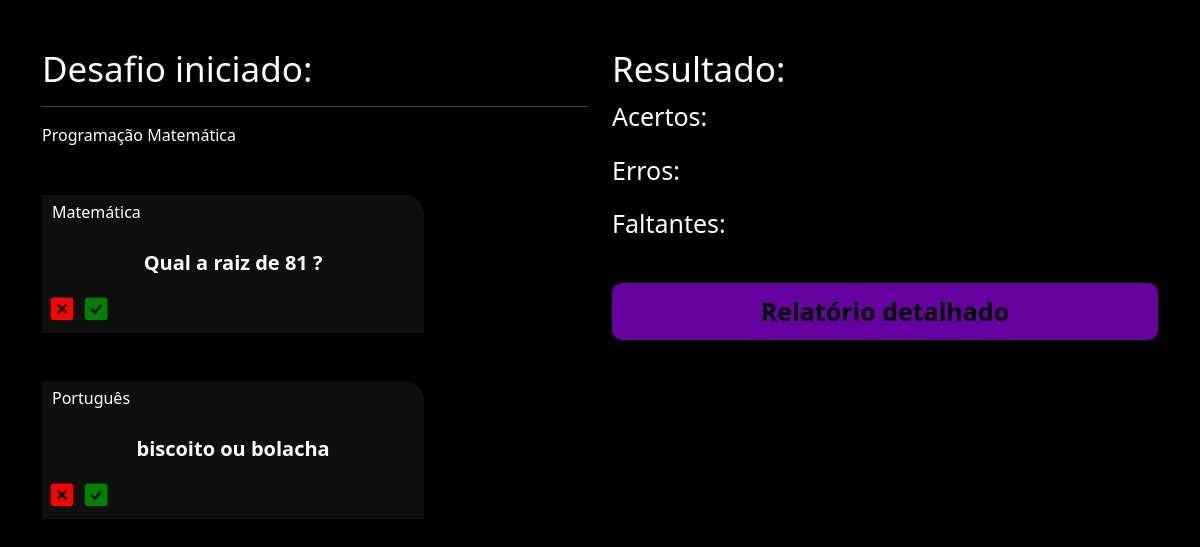
The app's page /flashcard/desafio/10 with its own data.
### flashcard/models.py (models this page shows, shortened)
class FlashcardDesafio(models.Model):
    flashcard = models.ForeignKey(Flashcard, on_delete=models.DO_NOTHING)
    respondido = models.BooleanField(default=True)
    acertou = models.BooleanField(default=False)

class Flashcard(models.Model):
    DIFICULDADE_CHOICES = (('D', 'Difícil'), ('M', 'Médio'), ('F', 'Fácil'))
    user = models.ForeignKey(User, on_delete=models.DO_NOTHING)
    pergunta = models.CharField(max_length=200)
    resposta = models.TextField()
    categoria = models.ForeignKey(Categoria, on_delete=models.DO_NOTHING)
    dificuldade = models.CharField(max_length=1, choices=DIFICULDADE_CHOICES)

class Categoria(models.Model):
    nome = models.CharField(max_length=25)
    def __str__(self):
        return self.nome

### flashcard/views.py (the view)
# urls.py: path('desafio/<int:id>', views.desafio, name='desafio')
def desafio(req, id):
    desafio = Desafio.objects.get(id=id)
    if req.method=="GET":
        return render(
            req,
            'desafio.html',
            {
                'desafio': desafio
            }
        )

### flashcard/templates/desafio.html (shortened to what this page needs)
{% extends "base.html" %} {% load static %} {% block 'header' %}
<link href="{% static 'usuarios/css/cadastro.css' %}" rel="stylesheet" />
<link href="{% static 'flashcard/css/novo_flashcard.css' %}" rel="stylesheet" />
<link
  href="{% static 'flashcard/css/iniciar_desafio.css' %}"
  rel="stylesheet"
/>
<link href="{% static 'flashcard/css/desafio.css' %}" rel="stylesheet" />
<link
  href="https://unpkg.com/boxicons@2.1.4/css/boxicons.min.css"
  rel="stylesheet"
/>
{% endblock 'header' %} {% block 'conteudo' %}
<div class="container">
  <br />
  <br />
  <div class="row">
    <div class="col-md">
      <h3 class="fonte-secundaria">Desafio iniciado:</h3>
      <hr />
      <span class="badge-categoria">Programação</span>
      <span class="badge-categoria">Matemática</span>
      <br />
      <br />
      <br />
      {% for flash in desafio.flashcard.all %}
      <div class="box-new-flashcard">
        <div class="flashcard">
          <div class="flashcard-categoria">{{flash.flashcard.categoria}}</div>
          <br />
          <br />
          <div class="flashcard-box-item" onclick="flip_card({{flash.id}})">
            <p class="flashcard-item">{{flash.flashcard.pergunta}}</p>
          </div>
          <div class="responder">
            <a href=""><i class="bx bxs-x-square icone-vermelho"></i></a>
            <a href=""><i class="bx bxs-check-square icone-verde"></i></a>
          </div>
        </div>
      </div>
      <br />
      <br />
      {% endfor %}
    </div>
    <div class="col-md">
      <h3 class="fonte-secundaria">Resultado:</h3>
      <p class="fonte-p">Acertos:</p>
      <p class="fonte-p">Erros:</p>
      <p class="fonte-p">Faltantes:</p>
      <br />
      <a class="btn-cadastro btn-desafio" href="">Relatório detalhado</a>
    </div>
  </div>
</div>
{% endblock 'conteudo' %}

### templates/static/geral/css/base.css (style rules this page uses)
:root { --color-0: #000; --color-1: #0f0f0f; --color-2: rgb(77, 22, 109); --color-3: #6602a0; --color-4: #004aac; }
body { background-color: var(--color-0); color: white }

### templates/static/usuarios/css/cadastro.css (style rules this page uses)
* { margin: 0; padding: 0; }
.btn-cadastro { padding: 10px; background-color: var(--color-3); border: none; border-radius: 10px; color: #fff; font-size: 18px; font-weight: bold; padding-left: 25px; padding-right: 25px; align-items: center; justify-content: center; transition: all 0.2s ease-in-out; }
.btn-cadastro::after, .btn-cadastro:hover { background-color: var(--color-2); transform: scale(1.1); }

### templates/static/flashcard/css/novo_flashcard.css (style rules this page uses)
.box-new-flashcard { width: 70%; margin: auto; }
.flashcard { background-color: var(--color-1); padding: 5px; border-radius: 0 20px 0 0; }
.flashcard-box-item { text-align: center; }
.flashcard p { font-size: 20px; font-weight: bold; cursor: pointer; }
.flashcard-categoria { background-color: var(--color-1); display: inline; padding: 5px; }

### templates/static/flashcard/css/iniciar_desafio.css (style rules this page uses)
.fonte-secundaria { font-size: 35px; }

### templates/static/flashcard/css/desafio.css (style rules this page uses)
* { color: #fff; }
.box-new-flashcard { margin: 0; background-color: var(--color-1); border-radius: 20px; }
.icone-vermelho { color:red; font-size: 30px; }
.icone-verde { color:green; font-size: 30px; }
.fonte-p { font-size: 25px; }
.btn-desafio { width: 100% !important; color: black; text-decoration: none; display: block; text-align: center; font-size: 25px; }

### records on screen
FlashcardDesafio: flashcard.categoria "Matemática", flashcard.pergunta "Qual a raiz de 81 ?"
FlashcardDesafio: flashcard.categoria "Português", flashcard.pergunta "biscoito ou bolacha"
